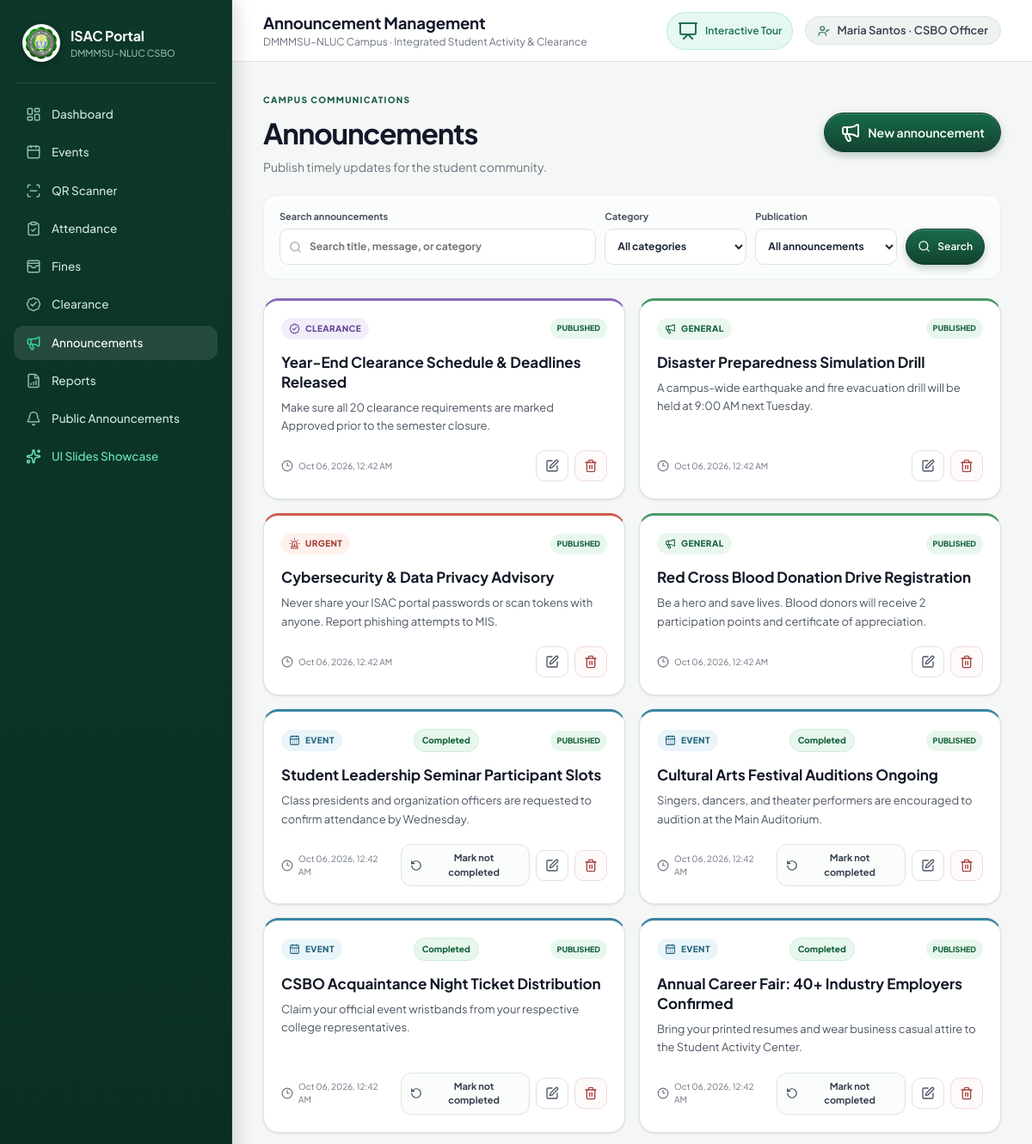
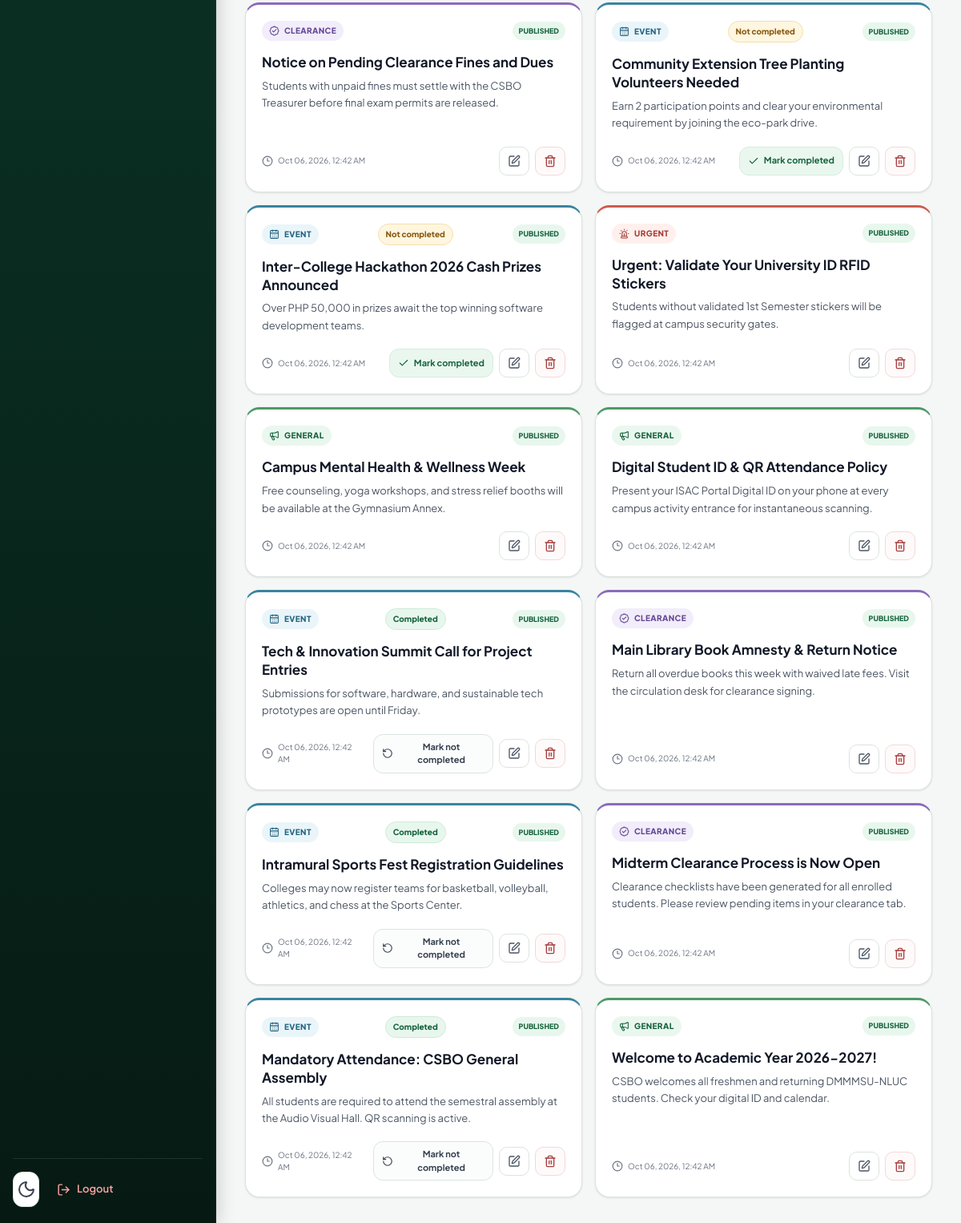
/officer/announcements/ (signed in), run on the app's committed database (2 pictures, top to bottom).
### portal/models.py (models this page shows, shortened)
class Profile(models.Model):
    ROLE_CHOICES = [("student","Student"),("officer","CSBO Officer"),("admin","Administrator")]
    user = models.OneToOneField(User, on_delete=models.CASCADE, related_name="profile")
    role = models.CharField(max_length=20, choices=ROLE_CHOICES, default="student")
    requested_role = models.CharField(max_length=20, choices=ROLE_CHOICES, blank=True, default="")
    student_no = models.CharField(max_length=30, unique=True, null=True, blank=True)
    first_name = models.CharField(max_length=80, blank=True)
    middle_name = models.CharField(max_length=80, blank=True)
    last_name = models.CharField(max_length=80, blank=True)
    college = models.ForeignKey(College, on_delete=models.SET_NULL, null=True, blank=True)
    program = models.ForeignKey(Program, on_delete=models.SET_NULL, null=True, blank=True)
    year_level = models.PositiveSmallIntegerField(default=1)
    photo = models.ImageField(upload_to="students/", blank=True, null=True)
    qr_token = models.UUIDField(default=uuid.uuid4, unique=True, editable=False)
    position = models.CharField(max_length=100, blank=True)

class Announcement(models.Model):
    CATEGORY = [("general","General"),("event","Event"),("clearance","Clearance"),("urgent","Urgent")]
    title = models.CharField(max_length=180)
    body = models.TextField()
    category = models.CharField(max_length=20, choices=CATEGORY, default="general")
    event_completed = models.BooleanField(default=False)
    published_by = models.ForeignKey(User, on_delete=models.PROTECT)
    published_at = models.DateTimeField(auto_now_add=True)
    status = models.BooleanField(default=True)

### portal/views.py (the view)
        def wrapped(request, *args, **kwargs):
            if not request.user.is_authenticated: return redirect("login")
            profile = getattr(request.user, "profile", None)
            if profile is None:
                if request.user.is_staff or request.user.is_superuser:
                    return redirect("admin:index")
                messages.error(request, "Your account does not have a portal profile. Please contact an administrator.")
                return redirect("login")
            role = profile.role
            if role not in roles:
                messages.error(request, "You do not have permission to access this page.")
                return redirect("dashboard")
            return view(request, *args, **kwargs)

### portal/views.py (called while the page is built)
def role_required(*roles):
    def deco(view):
        def wrapped(request, *args, **kwargs):
            if not request.user.is_authenticated: return redirect("login")
            profile = getattr(request.user, "profile", None)
            if profile is None:
                if request.user.is_staff or request.user.is_superuser:
                    return redirect("admin:index")
                messages.error(request, "Your account does not have a portal profile. Please contact an administrator.")
                return redirect("login")
            role = profile.role
            if role not in roles:
                messages.error(request, "You do not have permission to access this page.")
                return redirect("dashboard")
            return view(request, *args, **kwargs)
        return wrapped
    return deco

### templates/portal/announcement_manage.html (shortened to what this page needs)
{% extends "base.html" %}
{% block page_title %}Announcement Management{% endblock %}
{% block content %}
<section class="module-page">
  <div class="module-heading"><div><span class="module-eyebrow">Campus communications</span><h2>Announcements</h2><p>Publish timely updates for the student community.</p></div><a class="btn primary" href="{% url 'announcement_create' %}"><i data-lucide="megaphone" aria-hidden="true"></i> New announcement</a></div>
  <form method="get" class="module-filter-bar announcement-filter-bar">
    <label class="module-search"><span>Search announcements</span><i data-lucide="search" aria-hidden="true"></i><input type="search" name="q" value="{{ q }}" placeholder="Search title, message, or category"></label>
    <label><span>Category</span><select name="category"><option value="">All categories</option></select></label>
    <label><span>Publication</span><select name="publish_status"><option value="">All announcements</option></select></label>
    <button class="btn primary" type="submit"><i data-lucide="search" aria-hidden="true"></i>Search</button>
  </form>
  {% if items %}<div class="announcement-card-grid">
    {% for a in items %}
    <article class="announcement-card manage-announcement-card {{ a.category }}">
      <div class="announcement-card-top"><span class="announcement-category {{ a.category }}"><i data-lucide="{% if a.category == 'urgent' %}siren{% elif a.category == 'event' %}calendar-days{% elif a.category == 'clearance' %}badge-check{% else %}megaphone{% endif %}" aria-hidden="true"></i>{{ a.category|title }}</span>{% if a.category == "event" %}<span class="event-completion-badge {% if a.event_completed %}completed{% else %}pending{% endif %}">{{ a.event_completed|yesno:"Completed,Not completed" }}</span>{% endif %}<span class="announcement-publish-status {% if a.status %}published{% else %}draft{% endif %}">{{ a.status|yesno:"Published,Draft" }}</span></div>
      <h3>{{ a.title }}</h3><p>{{ a.body|truncatechars:240 }}</p>
      <div class="announcement-card-footer"><span class="announcement-time"><i data-lucide="clock-3" aria-hidden="true"></i>{{ a.published_at|date:"M d, Y, g:i A" }}</span><div class="module-row-actions">{% if a.category == "event" %}<form method="post" action="{% url 'announcement_toggle_completed' a.id %}">{% csrf_token %}<button class="event-completion-toggle {% if a.event_completed %}completed{% endif %}" type="submit"><i data-lucide="{% if a.event_completed %}rotate-ccw{% else %}check{% endif %}" aria-hidden="true"></i>{% if a.event_completed %}Mark not completed{% else %}Mark completed{% endif %}</button></form>{% endif %}<a class="module-icon-action edit" href="{% url 'announcement_edit' a.id %}" aria-label="Edit {{ a.title }}" title="Edit announcement"><i data-lucide="square-pen" aria-hidden="true"></i></a><form method="post" action="{% url 'announcement_delete' a.id %}" onsubmit="return confirm('Delete this announcement?');">{% csrf_token %}<button class="module-icon-action delete" type="submit" aria-label="Delete {{ a.title }}" title="Delete announcement"><i data-lucide="trash-2" aria-hidden="true"></i></button></form></div></div>
    </article>
    {% endfor %}
  </div>{% endif %}
</section>
{% endblock %}

### templates/base.html (shortened to what this page needs)
{% load static %}
<!doctype html>
<html lang="en" data-theme="light">
<head>
  <link rel="stylesheet" href="{% static 'css/app.css' %}?v=20261015-1">
</head>
<body>
  <div class="app-shell">
    <aside class="sidebar" id="sidebar" aria-label="Main navigation">
      <div class="brand">
        <img src="{% static 'img/csbo-logo.png' %}" alt="CSBO logo">
        <div>
          <b>ISAC Portal</b>
          <small>DMMMSU–NLUC CSBO</small>
        </div>
      </div>
      <nav>
        <a href="{% url 'dashboard' %}" class="{% if request.resolver_match.url_name == 'dashboard' or request.resolver_match.url_name == 'student_dashboard' or request.resolver_match.url_name == 'officer_dashboard' %}active{% endif %}">
          <i data-lucide="layout-dashboard"></i>Dashboard
        </a>
        {% if user.profile.role == 'student' %}
          <a href="{% url 'digital_id' %}" class="{% if request.resolver_match.url_name == 'digital_id' %}active{% endif %}">
            <i data-lucide="id-card"></i>Digital ID
          </a>
          <a href="{% url 'event_calendar' %}" class="{% if request.resolver_match.url_name == 'event_calendar' %}active{% endif %}">
            <i data-lucide="calendar-days"></i>Event Calendar
          </a>
          <a href="{% url 'my_activities' %}" class="{% if request.resolver_match.url_name == 'my_activities' %}active{% endif %}">
            <i data-lucide="activity"></i>My Activities
          </a>
          <a href="{% url 'clearance' %}" class="{% if request.resolver_match.url_name == 'clearance' %}active{% endif %}">
            <i data-lucide="badge-check"></i>Clearance
          </a>
          <a href="{% url 'student_fines' %}" class="{% if request.resolver_match.url_name == 'student_fines' or request.resolver_match.url_name == 'fine_receipt' %}active{% endif %}">
            <i data-lucide="wallet-cards"></i>Fines &amp; Fees
          </a>
        {% else %}
          <a href="{% url 'events_manage' %}" class="{% if 'event' in request.resolver_match.url_name %}active{% endif %}">
            <i data-lucide="calendar"></i>Events
          </a>
          <a href="{% url 'scanner' %}" class="{% if request.resolver_match.url_name == 'scanner' %}active{% endif %}">
            <i data-lucide="scan-line"></i>QR Scanner
          </a>
          <a href="{% url 'attendance_records' %}" class="{% if request.resolver_match.url_name == 'attendance_records' %}active{% endif %}">
            <i data-lucide="clipboard-check"></i>Attendance
          </a>
          <a href="{% url 'fines' %}" class="{% if 'fine' in request.resolver_match.url_name %}active{% endif %}">
            <i data-lucide="wallet-cards"></i>Fines
          </a>
          <a href="{% url 'clearance_manage' %}" class="{% if 'clearance' in request.resolver_match.url_name %}active{% endif %}">
            <i data-lucide="badge-check"></i>Clearance
          </a>
          <a href="{% url 'announcement_manage' %}" class="{% if 'announcement_manage' in request.resolver_match.url_name %}active{% endif %}">
            <i data-lucide="megaphone"></i>Announcements
          </a>
          <a href="{% url 'reports' %}" class="{% if 'report' in request.resolver_match.url_name %}active{% endif %}">
            <i data-lucide="file-bar-chart"></i>Reports
          </a>
        {% endif %}
        <a href="{% url 'announcements' %}" class="{% if request.resolver_match.url_name == 'announcements' %}active{% endif %}">
          <i data-lucide="bell"></i>Public Announcements
        </a>
        <a href="{% url 'showcase' %}" class="{% if request.resolver_match.url_name == 'showcase' %}active{% endif %}" style="color: #6ee7b7;">
          <i data-lucide="sparkles" style="color: #6ee7b7;"></i>UI Slides Showcase
        </a>
      </nav>
      <div class="sidebar-bottom">
        <button class="icon-btn" id="themeToggle" title="Toggle theme" type="button">
          <i data-lucide="moon"></i>
        </button>
        <form method="post" action="{% url 'logout' %}" style="display:inline; width:100%;">
          <button type="submit" class="logout" style="background:none; border:none; width:100%; cursor:pointer;">
            <i data-lucide="log-out"></i>Logout
          </button>
        </form>
      </div>
    </aside>
    <main class="main" id="main-content" tabindex="-1">
      <header class="topbar{% if request.resolver_match.url_name == 'showcase' %} showcase-topbar{% endif %}">
        <div class="topbar-left">
          <div>
            <h1>{% block page_title %}Dashboard{% endblock %}</h1>
            <span class="crumb">DMMMSU–NLUC Campus · Integrated Student Activity & Clearance</span>
          </div>
        </div>
        <div class="top-actions">
          <a href="{% url 'showcase' %}" class="btn" style="background: rgba(16, 185, 129, 0.1); color: var(--emerald-600); border: 1px solid rgba(16, 185, 129, 0.2); padding: 6px 12px; font-size: 12px; border-radius: 999px;">
            <i data-lucide="presentation"></i> Interactive Tour
          </a>
          <span class="user-chip">
            <i data-lucide="user-check" style="width:14px; height:14px; color:var(--emerald-600);"></i>
            {{ user.get_full_name|default:user.username }} · {{ user.profile.get_role_display|default:"Student" }}
          </span>
        </div>
      </header>
      <div class="content">
        {% block content %}{% endblock %}
      </div>
    </main>
  </div>
</body>
</html>

### data on the page
Announcement: category "CLEARANCE", status "PUBLISHED", title "Year-End Clearance Schedule & Deadlines Released", body "Make sure all 20 clearance requirements are marked Approved prior to the semester closure.", published_at "Oct 06, 2026, 12:42 AM"
Announcement: category "GENERAL", status "PUBLISHED", title "Disaster Preparedness Simulation Drill", body "A campus-wide earthquake and fire evacuation drill will be held at 9:00 AM next Tuesday.", published_at "Oct 06, 2026, 12:42 AM"
Announcement: category "URGENT", status "PUBLISHED", title "Cybersecurity & Data Privacy Advisory", body "Never share your ISAC portal passwords or scan tokens with anyone. Report phishing attempts to MIS.", published_at "Oct 06, 2026, 12:42 AM"
Announcement: category "GENERAL", status "PUBLISHED", title "Red Cross Blood Donation Drive Registration", body "Be a hero and save lives. Blood donors will receive 2 participation points and certificate of appreciation.", published_at "Oct 06, 2026, 12:42 AM"
Announcement: category "EVENT", event_completed "Completed", status "PUBLISHED", title "Student Leadership Seminar Participant Slots", body "Class presidents and organization officers are requested to confirm attendance by Wednesday.", published_at "Oct 06, 2026, 12:42 AM", shows "Mark not completed"
Announcement: category "EVENT", event_completed "Completed", status "PUBLISHED", title "Cultural Arts Festival Auditions Ongoing", body "Singers, dancers, and theater performers are encouraged to audition at the Main Auditorium.", published_at "Oct 06, 2026, 12:42 AM", shows "Mark not completed"
Announcement: category "EVENT", event_completed "Completed", status "PUBLISHED", title "CSBO Acquaintance Night Ticket Distribution", body "Claim your official event wristbands from your respective college representatives.", published_at "Oct 06, 2026, 12:42 AM", shows "Mark not completed"
Announcement: category "EVENT", event_completed "Completed", status "PUBLISHED", title "Annual Career Fair: 40+ Industry Employers Confirmed", body "Bring your printed resumes and wear business casual attire to the Student Activity Center.", published_at "Oct 06, 2026, 12:42 AM", shows "Mark not completed"
Announcement: category "CLEARANCE", status "PUBLISHED", title "Notice on Pending Clearance Fines and Dues", body "Students with unpaid fines must settle with the CSBO Treasurer before final exam permits are released.", published_at "Oct 06, 2026, 12:42 AM"
Announcement: category "EVENT", event_completed "Not completed", status "PUBLISHED", title "Community Extension Tree Planting Volunteers Needed", body "Earn 2 participation points and clear your environmental requirement by joining the eco-park drive.", published_at "Oct 06, 2026, 12:42 AM", shows "Mark completed"
Announcement: category "EVENT", event_completed "Not completed", status "PUBLISHED", title "Inter-College Hackathon 2026 Cash Prizes Announced", body "Over PHP 50,000 in prizes await the top winning software development teams.", published_at "Oct 06, 2026, 12:42 AM", shows "Mark completed"
Announcement: category "URGENT", status "PUBLISHED", title "Urgent: Validate Your University ID RFID Stickers", body "Students without validated 1st Semester stickers will be flagged at campus security gates.", published_at "Oct 06, 2026, 12:42 AM"
Announcement: category "GENERAL", status "PUBLISHED", title "Campus Mental Health & Wellness Week", body "Free counseling, yoga workshops, and stress relief booths will be available at the Gymnasium Annex.", published_at "Oct 06, 2026, 12:42 AM"
Announcement: category "GENERAL", status "PUBLISHED", title "Digital Student ID & QR Attendance Policy", body "Present your ISAC Portal Digital ID on your phone at every campus activity entrance for instantaneous scanning.", published_at "Oct 06, 2026, 12:42 AM"
Announcement: category "EVENT", event_completed "Completed", status "PUBLISHED", title "Tech & Innovation Summit Call for Project Entries", body "Submissions for software, hardware, and sustainable tech prototypes are open until Friday.", published_at "Oct 06, 2026, 12:42 AM", shows "Mark not completed"
Announcement: category "CLEARANCE", status "PUBLISHED", title "Main Library Book Amnesty & Return Notice", body "Return all overdue books this week with waived late fees. Visit the circulation desk for clearance signing.", published_at "Oct 06, 2026, 12:42 AM"
Announcement: category "EVENT", event_completed "Completed", status "PUBLISHED", title "Intramural Sports Fest Registration Guidelines", body "Colleges may now register teams for basketball, volleyball, athletics, and chess at the Sports Center.", published_at "Oct 06, 2026, 12:42 AM", shows "Mark not completed"
Announcement: category "CLEARANCE", status "PUBLISHED", title "Midterm Clearance Process is Now Open", body "Clearance checklists have been generated for all enrolled students. Please review pending items in your clearance tab.", published_at "Oct 06, 2026, 12:42 AM"
Announcement: category "EVENT", event_completed "Completed", status "PUBLISHED", title "Mandatory Attendance: CSBO General Assembly", body "All students are required to attend the semestral assembly at the Audio Visual Hall. QR scanning is active.", published_at "Oct 06, 2026, 12:42 AM", shows "Mark not completed"
Announcement: category "GENERAL", status "PUBLISHED", title "Welcome to Academic Year 2026-2027!", body "CSBO welcomes all freshmen and returning DMMMSU-NLUC students. Check your digital ID and calendar.", published_at "Oct 06, 2026, 12:42 AM"

### other printed values
{{ user.get_full_name|default:user.username }} "Maria Santos"
{{ user.profile.get_role_display|default:"Student" }} "CSBO Officer"
